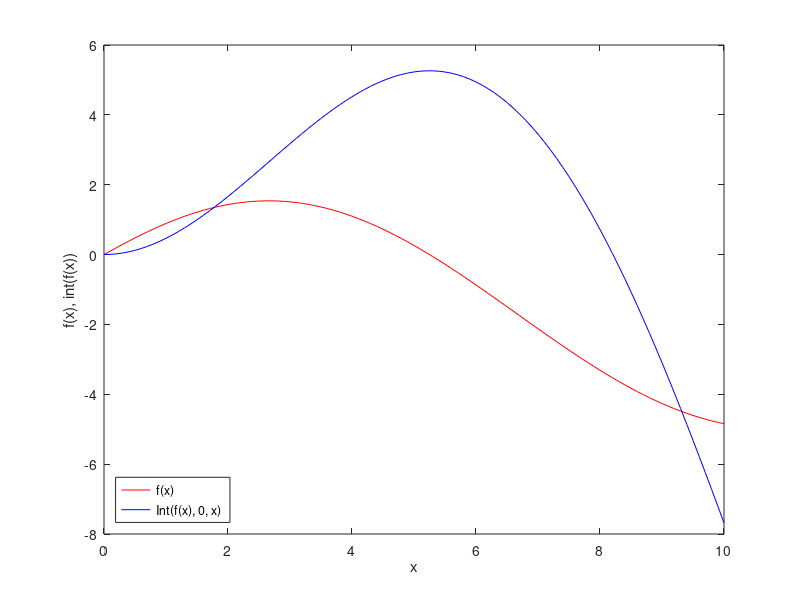
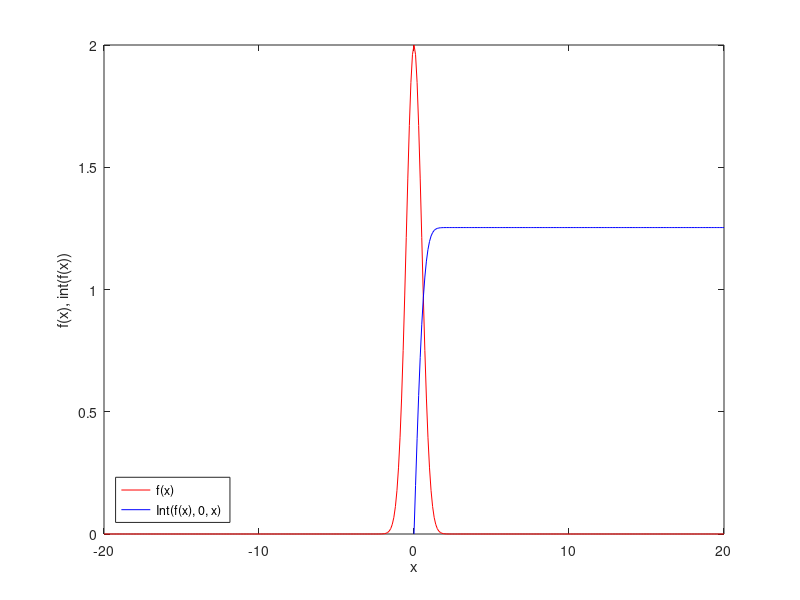

These figures' MATLAB source, in order:
% Numerical integration- of f(x)
% f(x) = x*exp(-x/14)*cos(2*pi/21*x)

% let's define function fx 
% Don't forget about elementwise operations!
fx = @(x) x.*exp(-x/14).*cos(2*pi/21*x);

% integrate between 0 and 6
Ix = integral(fx, 0, 6)

%% Make it more general
% Function is defined using parameters
% in a more general way
fxx  = @(x,tau,OM) x.*exp(-x/tau).*cos(OM*x);

IXx = integral(@(x) fxx(x,14,2*pi/21), 0, 6)

%% Create an integral function 
% use fxx defined earlier
p = 0:0.1:10;
Ixv = zeros(size(p));
for id=2:length(p)
  % It = integral( fx, 0, p(id));
  UL = p(id);
  % Ixv(id) = integral(fx, 0, UL);
  Ixv(id) = integral(@(x) fxx(x, 14, 2*pi/21), 0, UL);
end

figure; 
  plot(p, fxx(p,14,2*pi/21), 'r-', p, Ixv, 'b-');
  xlabel('x');
  ylabel('f(x), int(f(x))')
  legend('f(x)', 'Int(f(x), 0, x)', 'Location','southwest');


%% Calculate integral 0 to x of Gauss-function

fG = @(x) 2*exp(-(x.^2/0.5));
p = 0:0.1:20;
x = -20:0.1:20;
y = fG(x);

IG = zeros(size(p));
for id=1:length(IG)
  IG(id) = integral(fG, 0, p(id));
end

figure; 
  plot(x,y, 'r-', p, IG, 'b-');
  xlabel('x');
  ylabel('f(x), int(f(x))')
  legend('f(x)', 'Int(f(x), 0, x)', 'Location','southwest');

